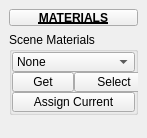
<?xml version="1.0" encoding="UTF-8"?>
<ui version="4.0">
 <class>QtUi</class>
 <widget class="QMainWindow" name="QtUi">
  <property name="enabled">
   <bool>true</bool>
  </property>
  <property name="geometry">
   <rect>
    <x>0</x>
    <y>0</y>
    <width>147</width>
    <height>138</height>
   </rect>
  </property>
  <property name="sizePolicy">
   <sizepolicy hsizetype="Preferred" vsizetype="Preferred">
    <horstretch>0</horstretch>
    <verstretch>0</verstretch>
   </sizepolicy>
  </property>
  <property name="minimumSize">
   <size>
    <width>0</width>
    <height>0</height>
   </size>
  </property>
  <property name="maximumSize">
   <size>
    <width>999</width>
    <height>999</height>
   </size>
  </property>
  <property name="windowTitle">
   <string>Toolkit</string>
  </property>
  <property name="tabShape">
   <enum>QTabWidget::Triangular</enum>
  </property>
  <property name="dockNestingEnabled">
   <bool>true</bool>
  </property>
  <property name="dockOptions">
   <set>QMainWindow::AllowNestedDocks|QMainWindow::AllowTabbedDocks|QMainWindow::AnimatedDocks|QMainWindow::ForceTabbedDocks</set>
  </property>
  <widget class="QWidget" name="main_widget">
   <layout class="QVBoxLayout" name="verticalLayout_2">
    <item>
     <widget class="PushButtonDraggable" name="draggable_header">
      <property name="minimumSize">
       <size>
        <width>19</width>
        <height>17</height>
       </size>
      </property>
      <property name="maximumSize">
       <size>
        <width>999</width>
        <height>17</height>
       </size>
      </property>
      <property name="font">
       <font>
        <weight>75</weight>
        <bold>true</bold>
        <underline>true</underline>
       </font>
      </property>
      <property name="text">
       <string>MATERIALS</string>
      </property>
      <property name="checkable">
       <bool>true</bool>
      </property>
     </widget>
    </item>
    <item>
     <layout class="QVBoxLayout" name="verticalLayout">
      <property name="spacing">
       <number>0</number>
      </property>
      <item>
       <widget class="QGroupBox" name="group000">
        <property name="sizePolicy">
         <sizepolicy hsizetype="Fixed" vsizetype="Fixed">
          <horstretch>0</horstretch>
          <verstretch>0</verstretch>
         </sizepolicy>
        </property>
        <property name="minimumSize">
         <size>
          <width>125</width>
          <height>0</height>
         </size>
        </property>
        <property name="maximumSize">
         <size>
          <width>262</width>
          <height>999</height>
         </size>
        </property>
        <property name="title">
         <string>Scene Materials</string>
        </property>
        <layout class="QGridLayout" name="gridLayout">
         <property name="leftMargin">
          <number>0</number>
         </property>
         <property name="topMargin">
          <number>0</number>
         </property>
         <property name="rightMargin">
          <number>0</number>
         </property>
         <property name="bottomMargin">
          <number>0</number>
         </property>
         <property name="spacing">
          <number>0</number>
         </property>
         <item row="8" column="0">
          <widget class="QPushButton" name="b002">
           <property name="enabled">
            <bool>true</bool>
           </property>
           <property name="sizePolicy">
            <sizepolicy hsizetype="Fixed" vsizetype="Fixed">
             <horstretch>0</horstretch>
             <verstretch>0</verstretch>
            </sizepolicy>
           </property>
           <property name="minimumSize">
            <size>
             <width>0</width>
             <height>20</height>
            </size>
           </property>
           <property name="maximumSize">
            <size>
             <width>999</width>
             <height>20</height>
            </size>
           </property>
           <property name="toolTip">
            <string>Set material shader ID from selection.</string>
           </property>
           <property name="text">
            <string>Get</string>
           </property>
           <property name="iconSize">
            <size>
             <width>18</width>
             <height>18</height>
            </size>
           </property>
          </widget>
         </item>
         <item row="2" column="0" colspan="5">
          <widget class="ComboBox" name="cmb002">
           <property name="sizePolicy">
            <sizepolicy hsizetype="Fixed" vsizetype="Fixed">
             <horstretch>0</horstretch>
             <verstretch>0</verstretch>
            </sizepolicy>
           </property>
           <property name="minimumSize">
            <size>
             <width>0</width>
             <height>20</height>
            </size>
           </property>
           <property name="maximumSize">
            <size>
             <width>999</width>
             <height>20</height>
            </size>
           </property>
           <property name="toolTip">
            <string>Current material.</string>
           </property>
           <property name="maxVisibleItems">
            <number>40</number>
           </property>
           <property name="maxCount">
            <number>500</number>
           </property>
           <property name="sizeAdjustPolicy">
            <enum>QComboBox::AdjustToContents</enum>
           </property>
           <property name="frame">
            <bool>true</bool>
           </property>
           <item>
            <property name="text">
             <string>None</string>
            </property>
           </item>
          </widget>
         </item>
         <item row="8" column="1">
          <widget class="PushButton" name="tb000">
           <property name="enabled">
            <bool>true</bool>
           </property>
           <property name="minimumSize">
            <size>
             <width>80</width>
             <height>20</height>
            </size>
           </property>
           <property name="maximumSize">
            <size>
             <width>999</width>
             <height>20</height>
            </size>
           </property>
           <property name="toolTip">
            <string>&lt;html&gt;&lt;head/&gt;&lt;body&gt;&lt;p&gt;Select all components with the same material. &lt;/p&gt;&lt;p&gt;If nothing is selected; search all geometry.&lt;/p&gt;&lt;/body&gt;&lt;/html&gt;</string>
           </property>
           <property name="text">
            <string>Select</string>
           </property>
           <property name="iconSize">
            <size>
             <width>16</width>
             <height>16</height>
            </size>
           </property>
          </widget>
         </item>
         <item row="9" column="0" colspan="2">
          <widget class="PushButton" name="tb002">
           <property name="enabled">
            <bool>true</bool>
           </property>
           <property name="minimumSize">
            <size>
             <width>116</width>
             <height>20</height>
            </size>
           </property>
           <property name="maximumSize">
            <size>
             <width>999</width>
             <height>20</height>
            </size>
           </property>
           <property name="toolTip">
            <string>Assign stored material shader ID</string>
           </property>
           <property name="text">
            <string>Assign Current</string>
           </property>
          </widget>
         </item>
        </layout>
       </widget>
      </item>
      <item>
       <spacer name="verticalSpacer">
        <property name="orientation">
         <enum>Qt::Vertical</enum>
        </property>
        <property name="sizeHint" stdset="0">
         <size>
          <width>20</width>
          <height>40</height>
         </size>
        </property>
       </spacer>
      </item>
     </layout>
    </item>
   </layout>
  </widget>
 </widget>
 <customwidgets>
  <customwidget>
   <class>ComboBox</class>
   <extends>QComboBox</extends>
   <header>widgets.combobox.h</header>
  </customwidget>
  <customwidget>
   <class>PushButtonDraggable</class>
   <extends>QPushButton</extends>
   <header>widgets.pushbuttondraggable.h</header>
  </customwidget>
  <customwidget>
   <class>PushButton</class>
   <extends>QPushButton</extends>
   <header>widgets.pushbutton.h</header>
  </customwidget>
 </customwidgets>
 <resources/>
 <connections/>
 <designerdata>
  <property name="gridDeltaX">
   <number>5</number>
  </property>
  <property name="gridDeltaY">
   <number>5</number>
  </property>
  <property name="gridSnapX">
   <bool>true</bool>
  </property>
  <property name="gridSnapY">
   <bool>true</bool>
  </property>
  <property name="gridVisible">
   <bool>true</bool>
  </property>
 </designerdata>
</ui>
